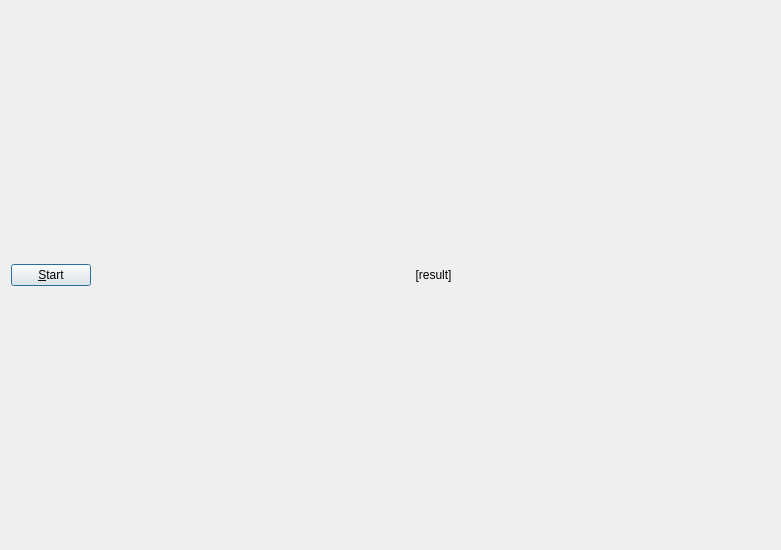
<?xml version="1.0" encoding="UTF-8"?>
<ui version="4.0">
 <class>QtDialog</class>
 <widget class="QDialog" name="QtDialog">
  <property name="geometry">
   <rect>
    <x>0</x>
    <y>0</y>
    <width>781</width>
    <height>550</height>
   </rect>
  </property>
  <property name="windowTitle">
   <string>QLabelExample1</string>
  </property>
  <layout class="QHBoxLayout" name="horizontalLayout">
   <item>
    <widget class="QPushButton" name="start">
     <property name="sizePolicy">
      <sizepolicy hsizetype="Maximum" vsizetype="Fixed">
       <horstretch>0</horstretch>
       <verstretch>0</verstretch>
      </sizepolicy>
     </property>
     <property name="text">
      <string>&amp;Start</string>
     </property>
    </widget>
   </item>
   <item>
    <widget class="QLabel" name="result">
     <property name="text">
      <string>[result]</string>
     </property>
     <property name="alignment">
      <set>Qt::AlignCenter</set>
     </property>
    </widget>
   </item>
  </layout>
 </widget>
 <layoutdefault spacing="6" margin="11"/>
 <resources/>
 <connections/>
</ui>
